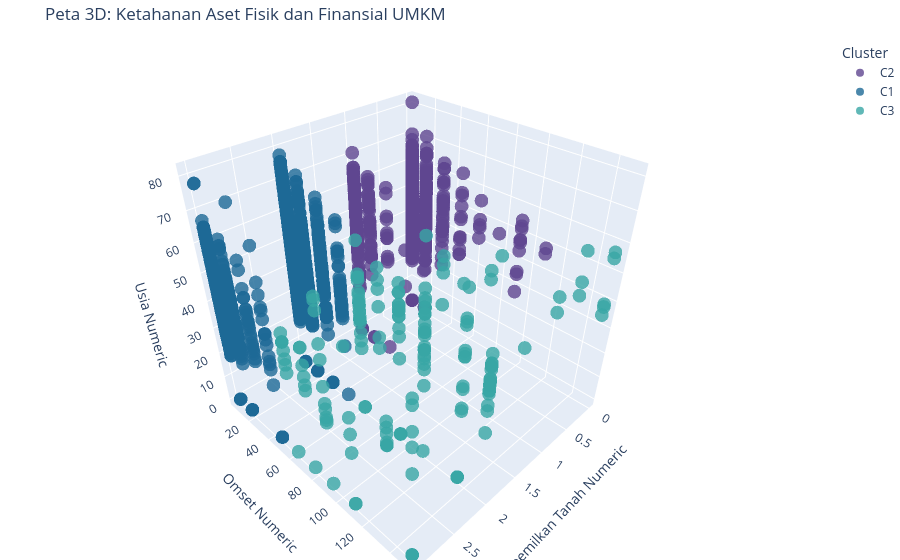
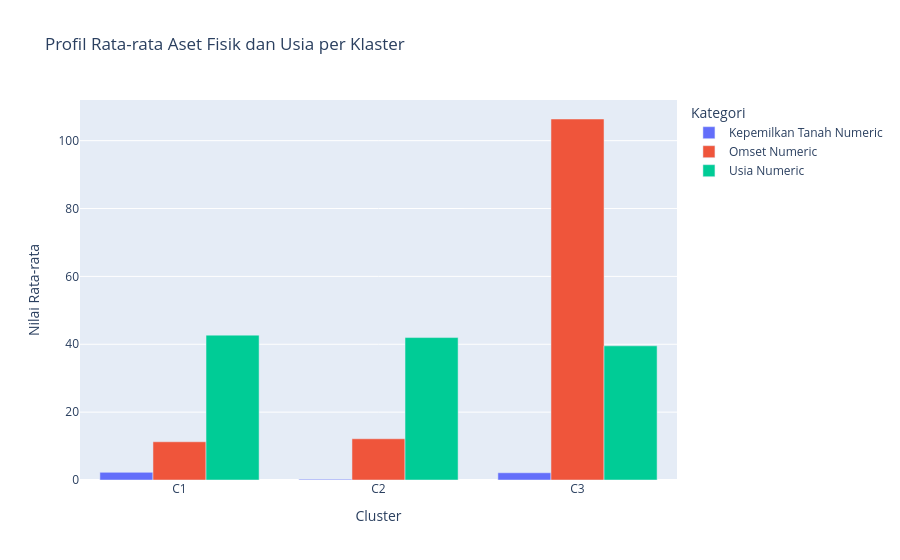

Notebook cell for these charts, in order:
### Code cell
import plotly.express as px

# =========================================================
# 1. Visualisasi 3D Interaktif (Aset vs Omset vs Usia)
# =========================================================
fig_3d_c4 = px.scatter_3d(
    df, 
    x=fitur_yang_dipakai[0], # Kepemilikan Tanah Numeric
    y=fitur_yang_dipakai[1], # Omset Numeric
    z=fitur_yang_dipakai[2], # Usia Numeric
    color='Cluster',
    hover_name='Nama Usaha',
    title="Peta 3D: Ketahanan Aset Fisik dan Finansial UMKM",
    opacity=0.8,
    size_max=12,
    color_discrete_sequence=px.colors.qualitative.Prism
)

fig_3d_c4.update_layout(margin=dict(l=0, r=0, b=0, t=40))
fig_3d_c4.show()


# =========================================================
# 2. Bar Chart (Pembandingan Profil Rata-rata Aset)
# =========================================================
# Mengambil rata-rata metrik dari setiap klaster
df_avg_c4 = df.groupby('Cluster')[fitur_yang_dipakai].mean().reset_index()

# Melakukan transformasi data (melt)
df_melted_c4 = df_avg_c4.melt(id_vars='Cluster', value_vars=fitur_yang_dipakai, 
                        var_name='Kategori', value_name='Nilai Rata-rata')

# Menggambar diagram batang
fig_bar_c4 = px.bar(
    df_melted_c4, 
    x='Cluster', 
    y='Nilai Rata-rata', 
    color='Kategori', 
    barmode='group',
    title="Profil Rata-rata Aset Fisik dan Usia per Klaster"
)
fig_bar_c4.show()

### Figure 1 — Plotly figure (JSON) as saved in the notebook; plotly's stock layout.template omitted (floating-point values rounded to 4 significant figures; data arrays with more than 128 entries replaced by an {"elided": "..."} marker saying what was removed)
{"data": [{"hovertemplate": "<b>%{hovertext}</b><br><br>Cluster=C2<br>Kepemilkan Tanah Numeric=%{x}<br>Omset Numeric=%{y}<br>Usia Numeric=%{z}<extra></extra>", "hovertext": {"elided": "763 str values"}, "legendgroup": "C2", "marker": {"color": "rgb(95, 70, 144)", "opacity": 0.8, "symbol": "circle"}, "mode": "markers", "name": "C2", "scene": "scene", "showlegend": true, "type": "scatter3d", "x": {"elided": "763 int values"}, "y": {"elided": "763 float values"}, "z": {"elided": "763 int values"}}, {"hovertemplate": "<b>%{hovertext}</b><br><br>Cluster=C1<br>Kepemilkan Tanah Numeric=%{x}<br>Omset Numeric=%{y}<br>Usia Numeric=%{z}<extra></extra>", "hovertext": {"elided": "1682 str values"}, "legendgroup": "C1", "marker": {"color": "rgb(29, 105, 150)", "opacity": 0.8, "symbol": "circle"}, "mode": "markers", "name": "C1", "scene": "scene", "showlegend": true, "type": "scatter3d", "x": {"elided": "1682 int values"}, "y": {"elided": "1682 float values"}, "z": {"elided": "1682 int values"}}, {"hovertemplate": "<b>%{hovertext}</b><br><br>Cluster=C3<br>Kepemilkan Tanah Numeric=%{x}<br>Omset Numeric=%{y}<br>Usia Numeric=%{z}<extra></extra>", "hovertext": {"elided": "175 str values"}, "legendgroup": "C3", "marker": {"color": "rgb(56, 166, 165)", "opacity": 0.8, "symbol": "circle"}, "mode": "markers", "name": "C3", "scene": "scene", "showlegend": true, "type": "scatter3d", "x": {"elided": "175 int values"}, "y": {"elided": "175 float values"}, "z": {"elided": "175 int values"}}], "layout": {"legend": {"title": {"text": "Cluster"}, "tracegroupgap": 0}, "margin": {"b": 0, "l": 0, "r": 0, "t": 40}, "scene": {"domain": {"x": [0, 1], "y": [0, 1]}, "xaxis": {"title": {"text": "Kepemilkan Tanah Numeric"}}, "yaxis": {"title": {"text": "Omset Numeric"}}, "zaxis": {"title": {"text": "Usia Numeric"}}}, "title": {"text": "Peta 3D: Ketahanan Aset Fisik dan Finansial UMKM"}}}

### Figure 2 — Plotly figure (JSON) as saved in the notebook; plotly's stock layout.template omitted (floating-point values rounded to 4 significant figures)
{"data": [{"alignmentgroup": "True", "hovertemplate": "Kategori=Kepemilkan Tanah Numeric<br>Cluster=%{x}<br>Nilai Rata-rata=%{y}<extra></extra>", "legendgroup": "Kepemilkan Tanah Numeric", "marker": {"color": "#636efa", "pattern": {"shape": ""}}, "name": "Kepemilkan Tanah Numeric", "offsetgroup": "Kepemilkan Tanah Numeric", "orientation": "v", "showlegend": true, "textposition": "auto", "type": "bar", "x": ["C1", "C2", "C3"], "xaxis": "x", "y": [2.249, 0.2163, 2.131], "yaxis": "y"}, {"alignmentgroup": "True", "hovertemplate": "Kategori=Omset Numeric<br>Cluster=%{x}<br>Nilai Rata-rata=%{y}<extra></extra>", "legendgroup": "Omset Numeric", "marker": {"color": "#EF553B", "pattern": {"shape": ""}}, "name": "Omset Numeric", "offsetgroup": "Omset Numeric", "orientation": "v", "showlegend": true, "textposition": "auto", "type": "bar", "x": ["C1", "C2", "C3"], "xaxis": "x", "y": [11.26, 12.15, 106.4], "yaxis": "y"}, {"alignmentgroup": "True", "hovertemplate": "Kategori=Usia Numeric<br>Cluster=%{x}<br>Nilai Rata-rata=%{y}<extra></extra>", "legendgroup": "Usia Numeric", "marker": {"color": "#00cc96", "pattern": {"shape": ""}}, "name": "Usia Numeric", "offsetgroup": "Usia Numeric", "orientation": "v", "showlegend": true, "textposition": "auto", "type": "bar", "x": ["C1", "C2", "C3"], "xaxis": "x", "y": [42.69, 41.97, 39.54], "yaxis": "y"}], "layout": {"barmode": "group", "legend": {"title": {"text": "Kategori"}, "tracegroupgap": 0}, "title": {"text": "Profil Rata-rata Aset Fisik dan Usia per Klaster"}, "xaxis": {"anchor": "y", "domain": [0, 1], "title": {"text": "Cluster"}}, "yaxis": {"anchor": "x", "domain": [0, 1], "title": {"text": "Nilai Rata-rata"}}}}
